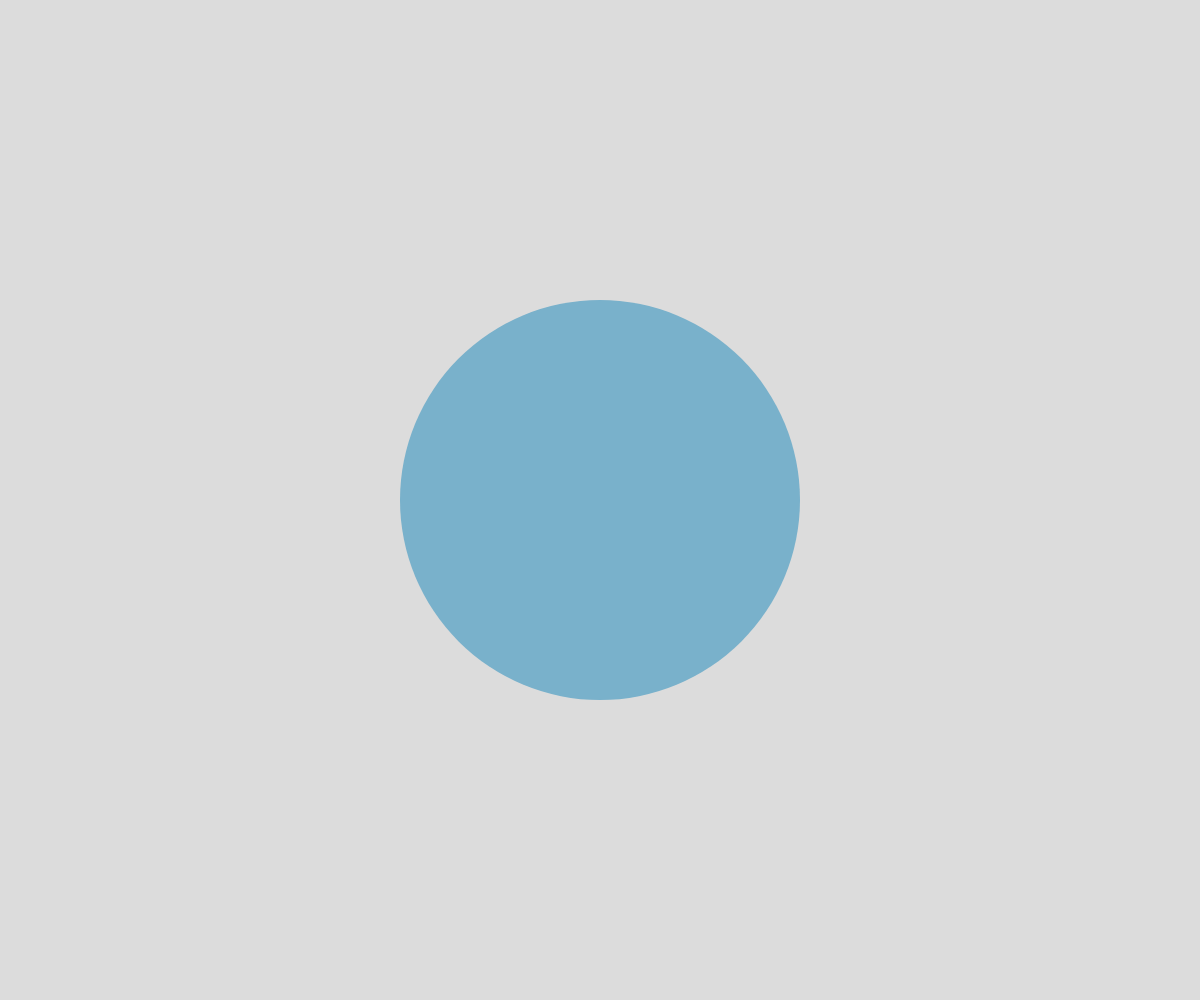
Frame 1 (no input)
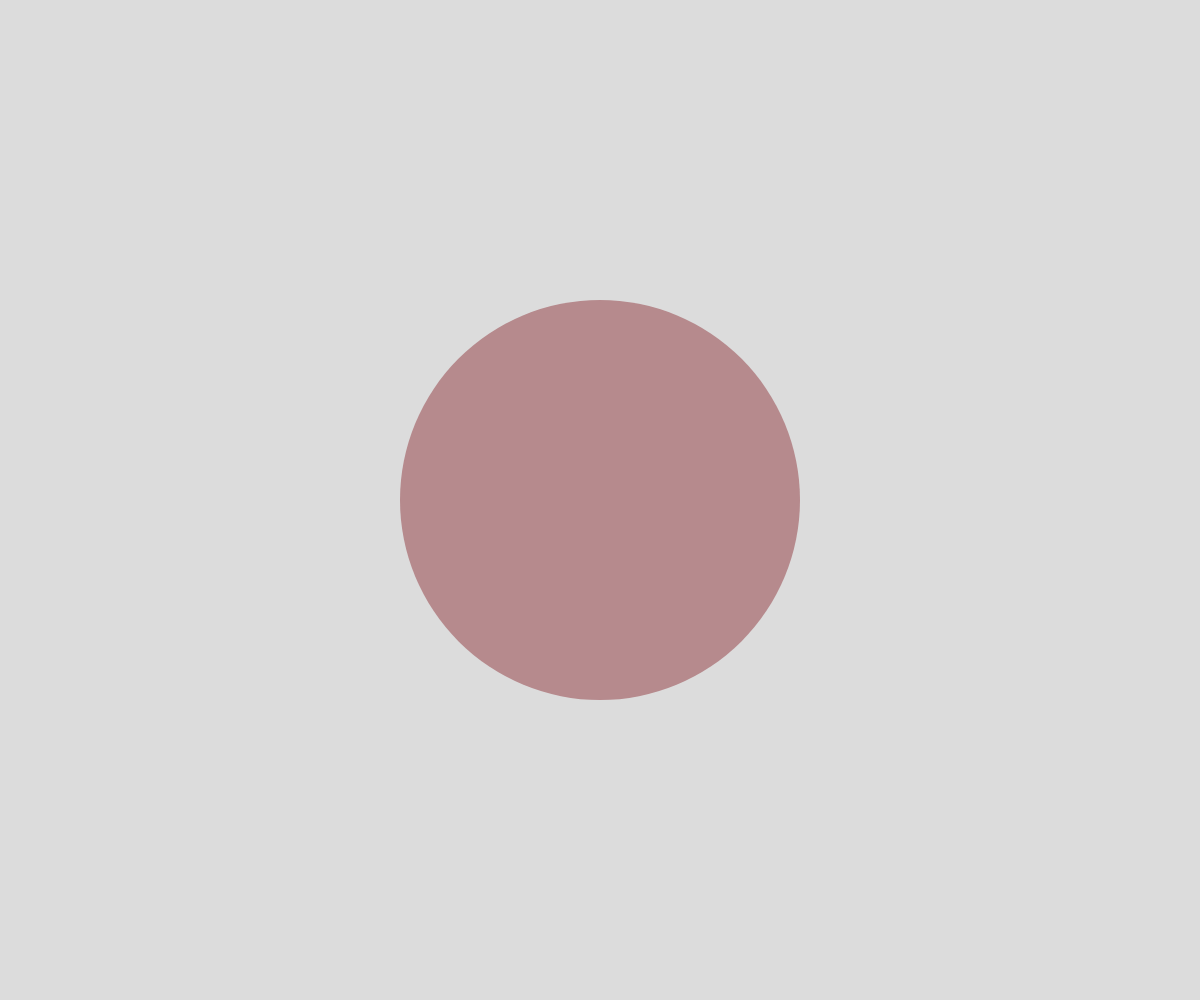
Frame 60 (no input)
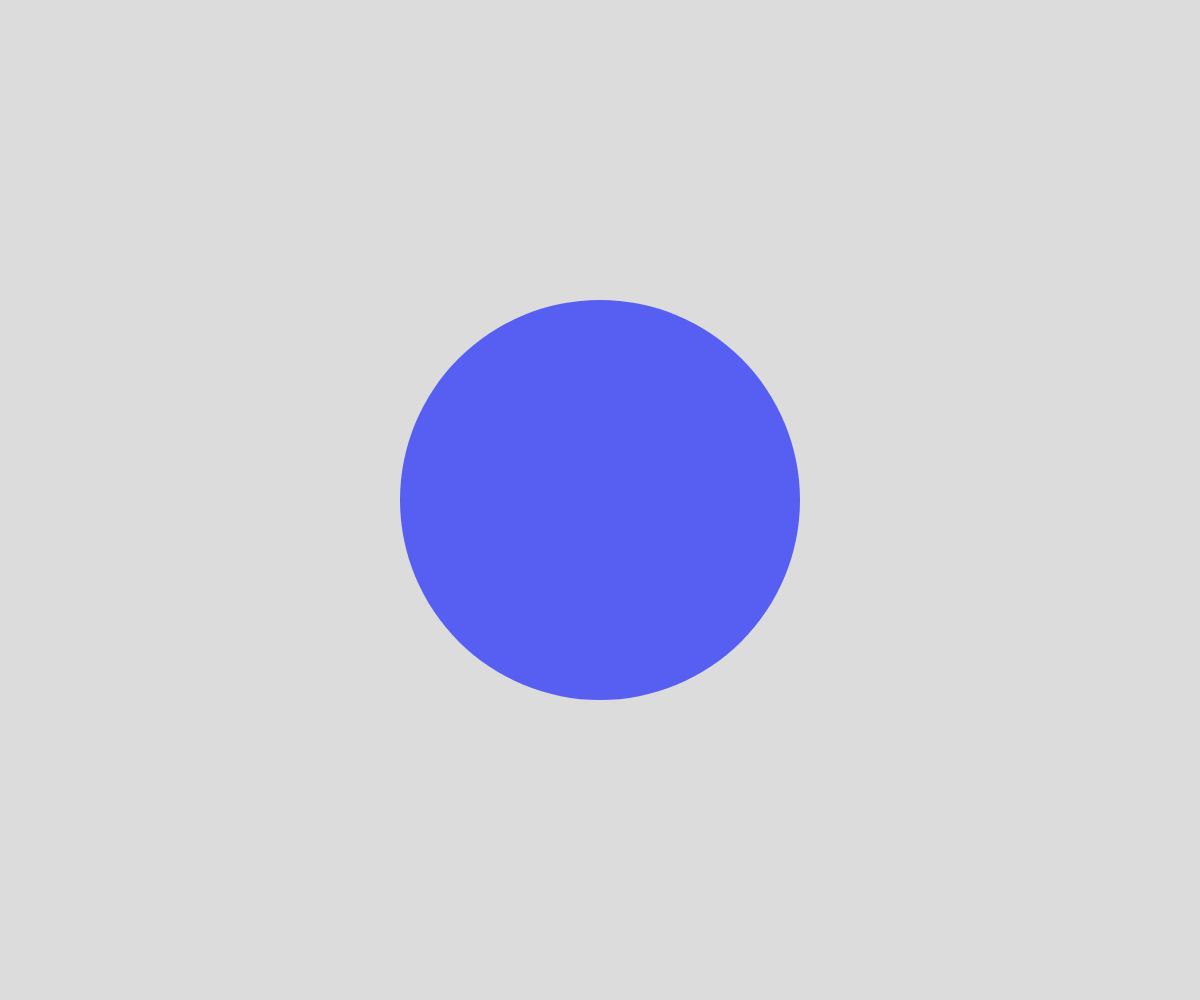
Frame 120 (the mouse pressed at the canvas centre since frame 60)

The p5.js sketch that drew these frames (run headless with seeded random() and noise() and a simulated clock; from frame 60 on, the mouse is pressed at the canvas centre):

// p5.js sketch
// ── sketch.js
// window.setInterval demo
// change the colour of a circle every half second


let theColor;

async function setup() {
  createCanvas(windowWidth, windowHeight);
  window.setInterval(changeColor, 0);
  noStroke();

}

function draw() {
  background(220);

  fill(theColor);
  circle(width/2, height/2 , 400);
}

function changeColor() {
  theColor = color(random(255), random(255), random(255));
}
